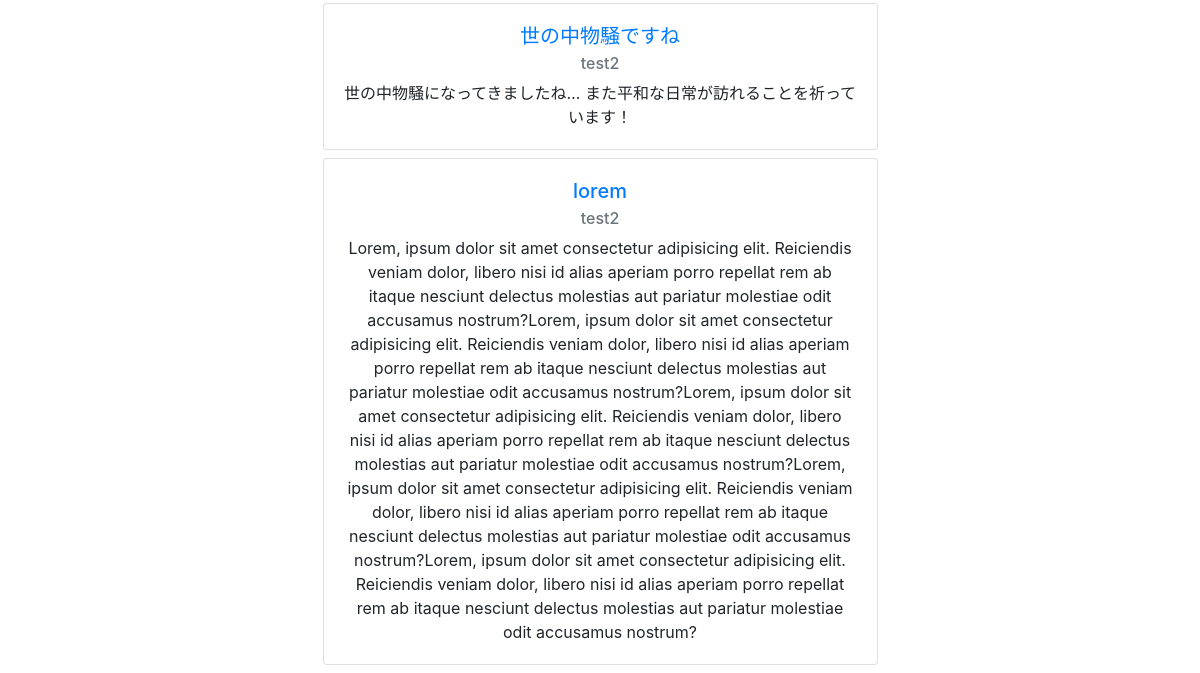
The app's page /find (lower part), older data.
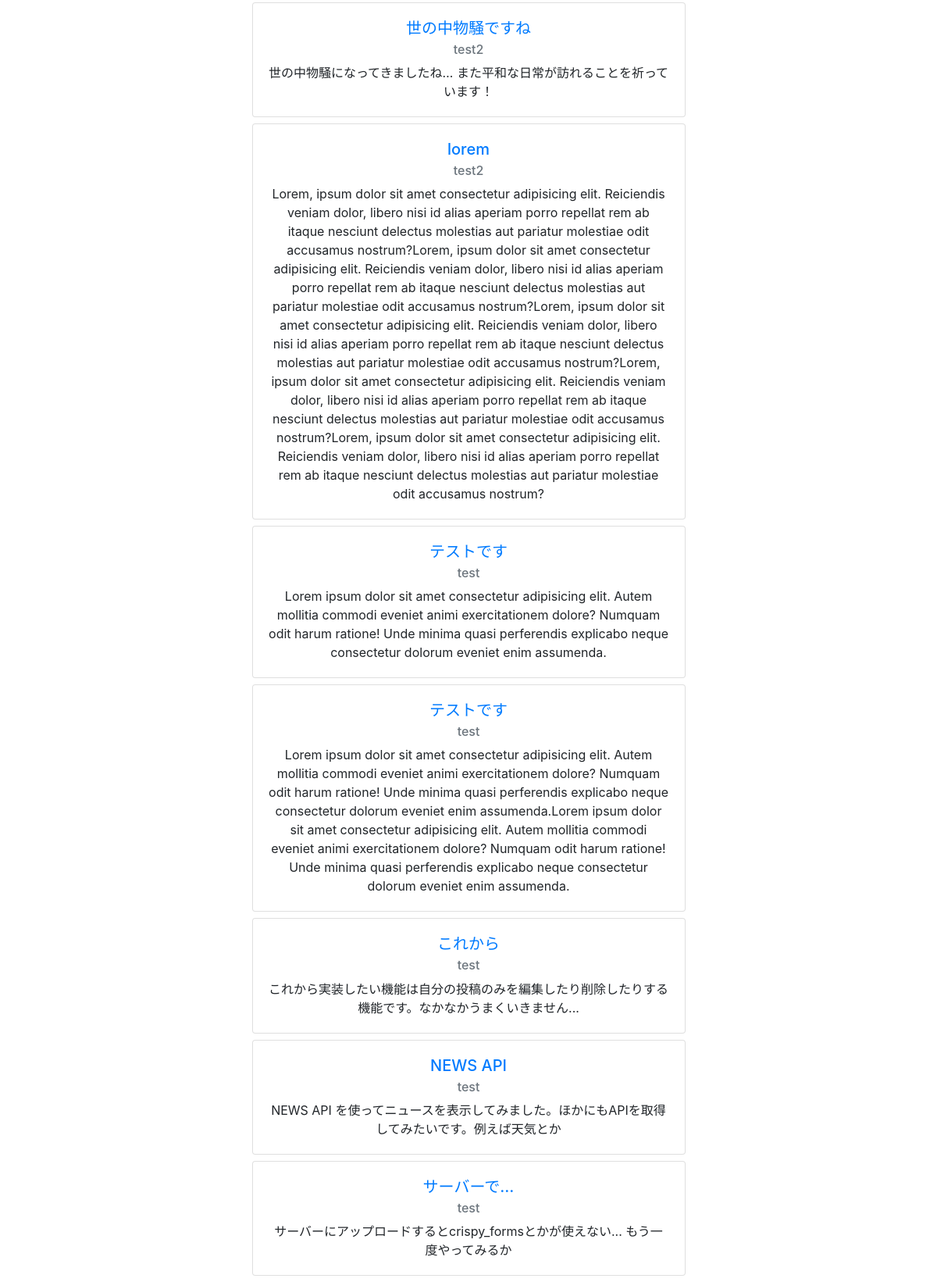
The same page, newer data.
### blog/models.py (models this page shows, shortened)
class Post(models.Model):
    author = models.ForeignKey(settings.AUTH_USER_MODEL, on_delete=models.CASCADE)
    title = models.CharField(max_length=200)
    text = models.TextField()
    created_date = models.DateTimeField(default=timezone.now)
    published_date = models.DateTimeField(blank=True, null=True)

### blog/views.py (the view)
# urls.py: path('find', views.find, name='find'),
def find(request):
    if(request.method == 'POST'):
        findform = FindForm(request.POST)
        find = request.POST['find']
        posts = Post.objects.filter(Q(title__contains=find) | Q(text__contains=find))
    else:
        findform = FindForm()
        posts = Post.objects.all()
    params = {
        'findform': findform,
        'posts': posts,
    }
    return render(request, 'blog/find.html', params)

### blog/templates/blog/find.html (shortened to what this page needs)
{% extends 'blog/layout.html' %}
{% block body %}
<div class="container">
    {% for post in posts %}
        <div class="card w-50 mx-auto my-2 text-center" style="width: 18rem;">
            <div class="card-body">
                <a href="{% url 'detail' post.id %}" class="card-link"><h5 class="card-title">{{ post.title }}</h5></a>
                <h6 class="card-subtitle mb-2 text-muted">{{post.author }}</h6>
                <p class="card-text">{{ post.text }}</p>
            </div>
        </div>
    {% endfor %}
</div>
{% endblock body %}

Row changes from the older to the newer data that the page shows:
added Post: title "テストです", author "test", text "Lorem ipsum dolor sit amet consectetur adipisicing elit. Autem mollitia commodi eveniet animi exercitationem dolore? Numquam odit harum ratione! Unde minima quasi perferendis explicabo neque consectetur dolorum eveniet enim assumenda."
added Post: title "テストです", author "test", text "Lorem ipsum dolor sit amet consectetur adipisicing elit. Autem mollitia commodi eveniet animi exercitationem dolore? Numquam odit harum ratione! Unde minima quasi perferendis explicabo neque consectetur dolorum eveniet enim assumenda.Lorem ipsum dolor sit amet consectetur adipisicing elit. Autem mollitia commodi eveniet animi exercitationem dolore? Numquam odit harum ratione! Unde minima quasi perferendis explicabo neque consectetur dolorum eveniet enim assumenda."
added Post: title "これから", author "test", text "これから実装したい機能は自分の投稿のみを編集したり削除したりする機能です。なかなかうまくいきません..."
added Post: title "NEWS API", author "test", text "NEWS API を使ってニュースを表示してみました。ほかにもAPIを取得してみたいです。例えば天気とか"
added Post: title "サーバーで...", author "test", text "サーバーにアップロードするとcrispy_formsとかが使えない... もう一度やってみるか"
